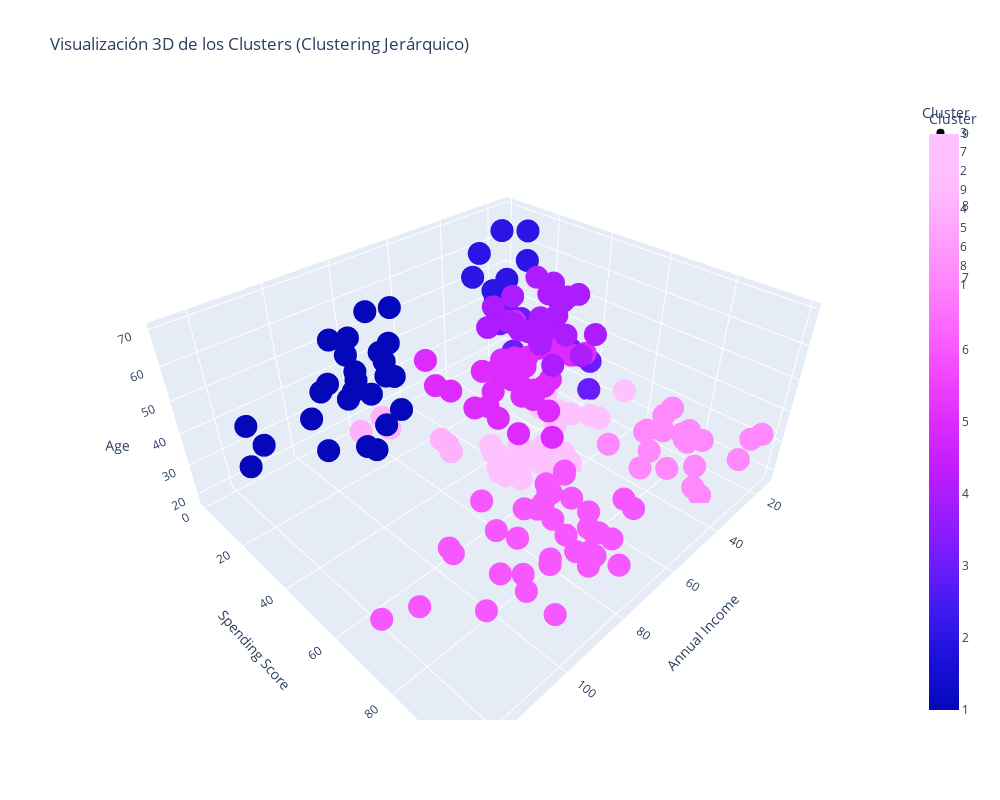

Write notebook code for a chart like this one.
### Code cell
# Crear un DataFrame con los datos originales y las etiquetas del Clustering Jerárquico
data_with_clusters_hierarchical = pd.DataFrame(Datos, columns=['Age', 'Annual Income', 'Spending Score'])
data_with_clusters_hierarchical['Cluster'] = cluster_labels  # Etiquetas obtenidas del dendrograma

# Crear el gráfico 3D
Grafica_3D = px.scatter_3d(
    data_with_clusters_hierarchical,
    x='Annual Income',
    y='Spending Score',
    z='Age',
    color='Cluster',
    symbol='Cluster',
    symbol_map={0: 'circle', 1: 'circle', 2: 'circle', 3: 'circle', 4: 'circle', 5: 'circle', 6: 'circle', 7: 'circle', 8: 'circle', 9: 'circle'},
    color_continuous_scale='plotly3',  # Paleta de colores
    title="Visualización 3D de los Clusters (Clustering Jerárquico)"
)

# Actualizar el diseño
Grafica_3D.update_layout(
    scene=dict(
        xaxis_title='Annual Income',
        yaxis_title='Spending Score',
        zaxis_title='Age'
    ),
    width=1000,
    height=800
)

# Mostrar la gráfica
Grafica_3D.show()

### Figure 1 — Plotly figure (JSON) as saved in the notebook; plotly's stock layout.template omitted (floating-point values rounded to 4 significant figures)
{"data": [{"hovertemplate": "Cluster=%{marker.color}<br>Annual Income=%{x}<br>Spending Score=%{y}<br>Age=%{z}<extra></extra>", "legendgroup": "3", "marker": {"color": [3, 3, 3, 3, 3, 3, 3, 3, 3, 3, 3], "coloraxis": "coloraxis", "symbol": "circle"}, "mode": "markers", "name": "3", "scene": "scene", "showlegend": true, "type": "scatter3d", "x": [15, 16, 17, 18, 20, 21, 24, 28, 29, 34, 37], "y": [39, 6, 40, 6, 13, 35, 35, 32, 31, 17, 26], "z": [19, 20, 31, 35, 37, 35, 35, 45, 40, 42, 36]}, {"hovertemplate": "Cluster=%{marker.color}<br>Annual Income=%{x}<br>Spending Score=%{y}<br>Age=%{z}<extra></extra>", "legendgroup": "7", "marker": {"color": [7, 7, 7, 7, 7, 7, 7, 7, 7, 7, 7, 7, 7, 7, 7, 7, 7, 7, 7, 7, 7], "coloraxis": "coloraxis", "symbol": "circle"}, "mode": "markers", "name": "7", "scene": "scene", "showlegend": true, "type": "scatter3d", "x": [15, 16, 17, 18, 19, 19, 20, 20, 21, 23, 24, 25, 28, 29, 30, 33, 33, 34, 37, 38, 39], "y": [81, 77, 76, 94, 72, 99, 77, 79, 66, 98, 73, 73, 82, 87, 73, 92, 81, 73, 75, 92, 65], "z": [21, 23, 22, 23, 30, 35, 24, 22, 20, 35, 25, 31, 29, 23, 21, 18, 21, 30, 20, 24, 24]}, {"hovertemplate": "Cluster=%{marker.color}<br>Annual Income=%{x}<br>Spending Score=%{y}<br>Age=%{z}<extra></extra>", "legendgroup": "2", "marker": {"color": [2, 2, 2, 2, 2, 2, 2, 2, 2], "coloraxis": "coloraxis", "symbol": "circle"}, "mode": "markers", "name": "2", "scene": "scene", "showlegend": true, "type": "scatter3d", "x": [19, 19, 20, 23, 25, 28, 30, 33, 33], "y": [3, 14, 15, 29, 5, 14, 4, 4, 14], "z": [64, 67, 58, 52, 46, 54, 60, 53, 49]}, {"hovertemplate": "Cluster=%{marker.color}<br>Annual Income=%{x}<br>Spending Score=%{y}<br>Age=%{z}<extra></extra>", "legendgroup": "9", "marker": {"color": [9, 9, 9, 9, 9, 9, 9, 9, 9, 9, 9, 9, 9, 9, 9, 9, 9, 9, 9, 9, 9, 9, 9, 9, 9, 9, 9, 9], "coloraxis": "coloraxis", "symbol": "circle"}, "mode": "markers", "name": "9", "scene": "scene", "showlegend": true, "type": "scatter3d", "x": [28, 39, 40, 40, 40, 42, 43, 46, 46, 48, 48, 48, 54, 54, 54, 57, 59, 60, 60, 61, 62, 62, 62, 63, 64, 65, 65, 67], "y": [61, 61, 47, 42, 42, 60, 54, 51, 55, 59, 59, 47, 54, 52, 57, 55, 41, 52, 50, 49, 41, 55, 42, 54, 46, 48, 50, 56], "z": [35, 31, 27, 29, 31, 33, 31, 27, 19, 18, 19, 32, 26, 23, 21, 22, 18, 24, 27, 20, 23, 26, 21, 19, 19, 18, 19, 27]}, {"hovertemplate": "Cluster=%{marker.color}<br>Annual Income=%{x}<br>Spending Score=%{y}<br>Age=%{z}<extra></extra>", "legendgroup": "4", "marker": {"color": [4, 4, 4, 4, 4, 4, 4, 4, 4, 4, 4, 4, 4, 4, 4, 4, 4, 4, 4, 4, 4, 4], "coloraxis": "coloraxis", "symbol": "circle"}, "mode": "markers", "name": "4", "scene": "scene", "showlegend": true, "type": "scatter3d", "x": [38, 43, 44, 46, 47, 47, 48, 48, 49, 50, 50, 54, 54, 54, 57, 59, 62, 63, 63, 63, 63, 65], "y": [35, 60, 46, 56, 52, 59, 51, 48, 55, 49, 56, 47, 51, 41, 58, 55, 59, 50, 43, 48, 52, 43], "z": [65, 59, 69, 70, 67, 54, 63, 68, 70, 60, 60, 59, 57, 67, 55, 68, 67, 66, 68, 66, 65, 63]}, {"hovertemplate": "Cluster=%{marker.color}<br>Annual Income=%{x}<br>Spending Score=%{y}<br>Age=%{z}<extra></extra>", "legendgroup": "5", "marker": {"color": [5, 5, 5, 5, 5, 5, 5, 5, 5, 5, 5, 5, 5, 5, 5, 5, 5, 5, 5, 5, 5, 5, 5, 5, 5, 5, 5, 5, 5, 5, 5, 5, 5, 5, 5], "coloraxis": "coloraxis", "symbol": "circle"}, "mode": "markers", "name": "5", "scene": "scene", "showlegend": true, "type": "scatter3d", "x": [39, 39, 40, 42, 43, 43, 44, 46, 48, 49, 54, 54, 54, 54, 54, 54, 58, 58, 60, 60, 60, 60, 61, 62, 62, 63, 64, 65, 67, 67, 67, 69, 71, 77, 79], "y": [36, 28, 55, 52, 45, 41, 50, 46, 50, 42, 53, 48, 42, 55, 44, 46, 60, 46, 49, 40, 42, 47, 42, 48, 56, 46, 42, 59, 43, 57, 40, 58, 35, 36, 35], "z": [48, 49, 50, 49, 50, 47, 51, 53, 43, 47, 45, 40, 49, 38, 46, 48, 34, 50, 48, 40, 32, 47, 48, 49, 49, 54, 38, 49, 51, 50, 38, 40, 43, 48, 56]}, {"hovertemplate": "Cluster=%{marker.color}<br>Annual Income=%{x}<br>Spending Score=%{y}<br>Age=%{z}<extra></extra>", "legendgroup": "6", "marker": {"color": [6, 6, 6, 6, 6, 6, 6, 6, 6, 6, 6, 6, 6, 6, 6, 6, 6, 6, 6, 6, 6, 6, 6, 6, 6, 6, 6, 6, 6, 6, 6, 6, 6, 6, 6, 6, 6, 6], "coloraxis": "coloraxis", "symbol": "circle"}, "mode": "markers", "name": "6", "scene": "scene", "showlegend": true, "type": "scatter3d", "x": [69, 70, 71, 71, 71, 72, 73, 73, 74, 75, 76, 77, 77, 78, 78, 78, 78, 78, 78, 79, 81, 85, 86, 87, 87, 87, 88, 88, 93, 97, 98, 99, 101, 103, 103, 113, 120, 126], "y": [91, 77, 95, 75, 75, 71, 88, 73, 72, 93, 87, 97, 74, 90, 88, 76, 89, 78, 73, 83, 93, 75, 95, 63, 75, 92, 86, 69, 90, 86, 88, 97, 68, 85, 69, 91, 79, 74], "z": [39, 31, 40, 38, 39, 31, 29, 32, 35, 32, 32, 28, 32, 34, 39, 38, 27, 30, 30, 29, 31, 36, 33, 32, 28, 36, 30, 27, 35, 32, 29, 30, 28, 36, 32, 38, 35, 32]}, {"hovertemplate": "Cluster=%{marker.color}<br>Annual Income=%{x}<br>Spending Score=%{y}<br>Age=%{z}<extra></extra>", "legendgroup": "8", "marker": {"color": [8, 8, 8, 8, 8, 8, 8], "coloraxis": "coloraxis", "symbol": "circle"}, "mode": "markers", "name": "8", "scene": "scene", "showlegend": true, "type": "scatter3d", "x": [70, 72, 73, 74, 76, 77, 81], "y": [29, 34, 5, 10, 40, 12, 5], "z": [23, 25, 20, 19, 28, 25, 19]}, {"hovertemplate": "Cluster=%{marker.color}<br>Annual Income=%{x}<br>Spending Score=%{y}<br>Age=%{z}<extra></extra>", "legendgroup": "1", "marker": {"color": [1, 1, 1, 1, 1, 1, 1, 1, 1, 1, 1, 1, 1, 1, 1, 1, 1, 1, 1, 1, 1, 1, 1, 1, 1, 1, 1], "coloraxis": "coloraxis", "symbol": "circle"}, "mode": "markers", "name": "1", "scene": "scene", "showlegend": true, "type": "scatter3d", "x": [71, 71, 73, 75, 78, 78, 78, 78, 78, 78, 85, 86, 87, 87, 87, 88, 88, 93, 97, 98, 99, 101, 103, 103, 113, 120, 126], "y": [11, 9, 7, 5, 22, 17, 20, 16, 1, 1, 26, 20, 27, 13, 10, 13, 15, 14, 32, 15, 39, 24, 17, 23, 8, 16, 28], "z": [59, 47, 44, 57, 34, 43, 44, 47, 37, 34, 50, 42, 36, 40, 36, 52, 58, 59, 37, 46, 41, 54, 41, 34, 33, 47, 45]}], "layout": {"coloraxis": {"colorbar": {"title": {"text": "Cluster"}}, "colorscale": [[0, "#0508b8"], [0.08333, "#1910d8"], [0.1667, "#3c19f0"], [0.25, "#6b1cfb"], [0.3333, "#981cfd"], [0.4167, "#bf1cfd"], [0.5, "#dd2bfd"], [0.5833, "#f246fe"], [0.6667, "#fc67fd"], [0.75, "#fe88fc"], [0.8333, "#fea5fd"], [0.9167, "#febefe"], [1, "#fec3fe"]]}, "height": 800, "legend": {"title": {"text": "Cluster"}, "tracegroupgap": 0}, "scene": {"aspectmode": "auto", "aspectratio": {"x": 1.342, "y": 1.185, "z": 0.6288}, "domain": {"x": [0, 1], "y": [0, 1]}, "xaxis": {"title": {"text": "Annual Income"}, "type": "linear"}, "yaxis": {"title": {"text": "Spending Score"}, "type": "linear"}, "zaxis": {"title": {"text": "Age"}, "type": "linear"}}, "title": {"text": "Visualización 3D de los Clusters (Clustering Jerárquico)"}, "width": 1000}}
